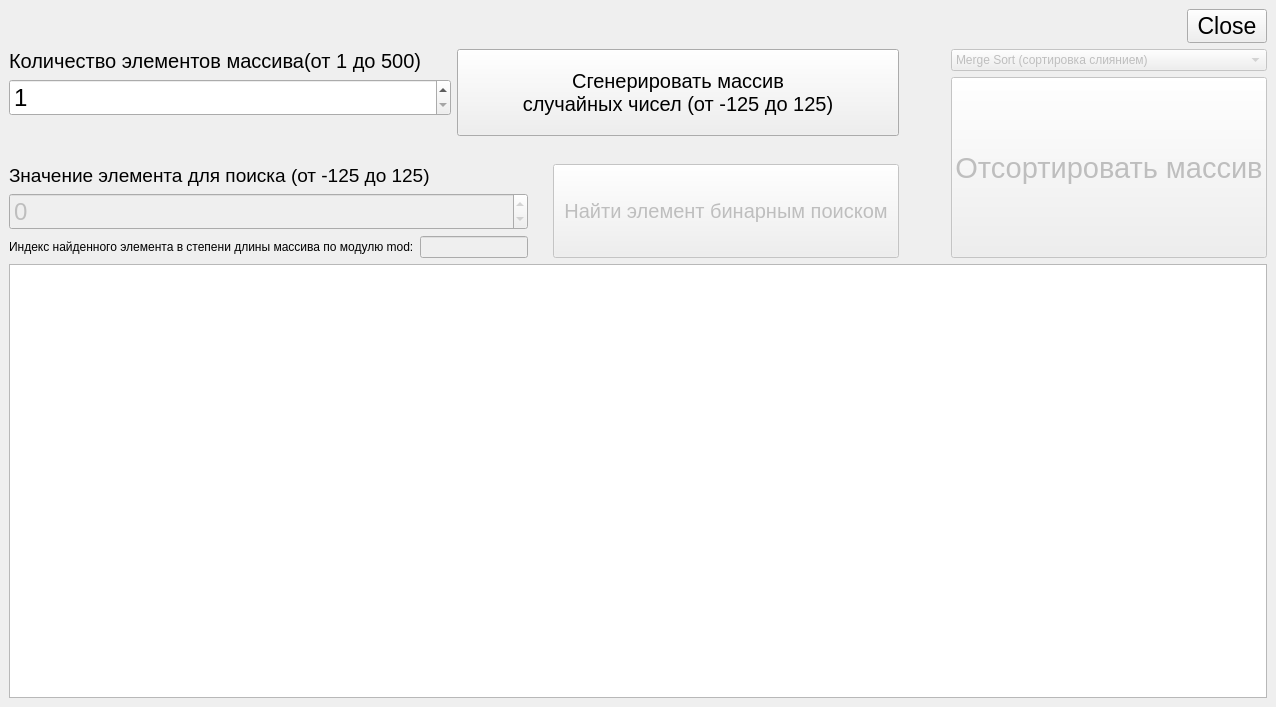
<?xml version="1.0" encoding="UTF-8"?>
<ui version="4.0">
 <class>MainWindow</class>
 <widget class="QMainWindow" name="MainWindow">
  <property name="geometry">
   <rect>
    <x>0</x>
    <y>0</y>
    <width>1276</width>
    <height>707</height>
   </rect>
  </property>
  <property name="windowTitle">
   <string>MainWindow</string>
  </property>
  <widget class="QWidget" name="centralwidget">
   <layout class="QGridLayout" name="gridLayout">
    <item row="1" column="0" rowspan="2">
     <layout class="QVBoxLayout" name="verticalLayout_6">
      <item>
       <layout class="QHBoxLayout" name="horizontalLayout">
        <property name="rightMargin">
         <number>0</number>
        </property>
        <item>
         <layout class="QVBoxLayout" name="verticalLayout_2">
          <item>
           <widget class="QLabel" name="label">
            <property name="font">
             <font>
              <pointsize>15</pointsize>
             </font>
            </property>
            <property name="text">
             <string>Количество элементов массива(от 1 до 500)</string>
            </property>
           </widget>
          </item>
          <item>
           <widget class="QSpinBox" name="spinCountIndexes">
            <property name="font">
             <font>
              <pointsize>18</pointsize>
             </font>
            </property>
            <property name="minimum">
             <number>1</number>
            </property>
            <property name="maximum">
             <number>1000</number>
            </property>
           </widget>
          </item>
          <item>
           <spacer name="verticalSpacer_2">
            <property name="orientation">
             <enum>Qt::Vertical</enum>
            </property>
            <property name="sizeType">
             <enum>QSizePolicy::Fixed</enum>
            </property>
            <property name="sizeHint" stdset="0">
             <size>
              <width>20</width>
              <height>20</height>
             </size>
            </property>
           </spacer>
          </item>
         </layout>
        </item>
        <item>
         <widget class="QPushButton" name="buttonGenerate">
          <property name="enabled">
           <bool>true</bool>
          </property>
          <property name="sizePolicy">
           <sizepolicy hsizetype="Minimum" vsizetype="Ignored">
            <horstretch>0</horstretch>
            <verstretch>0</verstretch>
           </sizepolicy>
          </property>
          <property name="font">
           <font>
            <pointsize>15</pointsize>
           </font>
          </property>
          <property name="text">
           <string>Сгенерировать массив
случайных чисел (от -125 до 125)</string>
          </property>
          <property name="icon">
           <iconset theme="view-refresh"/>
          </property>
          <property name="iconSize">
           <size>
            <width>35</width>
            <height>35</height>
           </size>
          </property>
         </widget>
        </item>
       </layout>
      </item>
      <item>
       <spacer name="verticalSpacer">
        <property name="orientation">
         <enum>Qt::Vertical</enum>
        </property>
        <property name="sizeType">
         <enum>QSizePolicy::Fixed</enum>
        </property>
        <property name="sizeHint" stdset="0">
         <size>
          <width>20</width>
          <height>15</height>
         </size>
        </property>
       </spacer>
      </item>
      <item>
       <layout class="QHBoxLayout" name="horizontalLayout_3">
        <property name="spacing">
         <number>6</number>
        </property>
        <property name="sizeConstraint">
         <enum>QLayout::SetDefaultConstraint</enum>
        </property>
        <property name="topMargin">
         <number>7</number>
        </property>
        <property name="rightMargin">
         <number>0</number>
        </property>
        <property name="bottomMargin">
         <number>0</number>
        </property>
        <item>
         <layout class="QHBoxLayout" name="horizontalLayout_5">
          <property name="rightMargin">
           <number>0</number>
          </property>
          <item>
           <layout class="QVBoxLayout" name="verticalLayout_5">
            <property name="rightMargin">
             <number>19</number>
            </property>
            <item>
             <widget class="QLabel" name="label_2">
              <property name="font">
               <font>
                <pointsize>14</pointsize>
               </font>
              </property>
              <property name="text">
               <string>Значение элемента для поиска (от -125 до 125)</string>
              </property>
             </widget>
            </item>
            <item>
             <widget class="QSpinBox" name="spinSearch">
              <property name="enabled">
               <bool>false</bool>
              </property>
              <property name="font">
               <font>
                <pointsize>18</pointsize>
               </font>
              </property>
              <property name="minimum">
               <number>-125</number>
              </property>
              <property name="maximum">
               <number>125</number>
              </property>
             </widget>
            </item>
            <item>
             <layout class="QHBoxLayout" name="horizontalLayout_4">
              <item>
               <widget class="QLabel" name="label_3">
                <property name="text">
                 <string>Индекс найденного элемента в степени длины массива по модулю mod:</string>
                </property>
               </widget>
              </item>
              <item>
               <widget class="QLineEdit" name="lineIndex">
                <property name="enabled">
                 <bool>false</bool>
                </property>
               </widget>
              </item>
             </layout>
            </item>
           </layout>
          </item>
          <item>
           <widget class="QPushButton" name="buttonBinSearch">
            <property name="enabled">
             <bool>false</bool>
            </property>
            <property name="sizePolicy">
             <sizepolicy hsizetype="Expanding" vsizetype="Preferred">
              <horstretch>0</horstretch>
              <verstretch>0</verstretch>
             </sizepolicy>
            </property>
            <property name="font">
             <font>
              <pointsize>15</pointsize>
             </font>
            </property>
            <property name="text">
             <string>Найти элемент бинарным поиском</string>
            </property>
            <property name="icon">
             <iconset theme="system-search"/>
            </property>
            <property name="iconSize">
             <size>
              <width>35</width>
              <height>35</height>
             </size>
            </property>
           </widget>
          </item>
         </layout>
        </item>
       </layout>
      </item>
     </layout>
    </item>
    <item row="1" column="2">
     <widget class="QComboBox" name="comboSorts">
      <property name="enabled">
       <bool>false</bool>
      </property>
      <item>
       <property name="text">
        <string>Merge Sort (сортировка слиянием)</string>
       </property>
      </item>
      <item>
       <property name="text">
        <string>Quick Sort (быстрая сортировка)</string>
       </property>
      </item>
      <item>
       <property name="text">
        <string>Heap Sort (сортировка кучей)</string>
       </property>
      </item>
      <item>
       <property name="text">
        <string>Interpolation Sort (интерполяционная сортировка)</string>
       </property>
      </item>
     </widget>
    </item>
    <item row="2" column="2">
     <layout class="QVBoxLayout" name="verticalLayout_3">
      <item>
       <widget class="QPushButton" name="buttonSort">
        <property name="enabled">
         <bool>false</bool>
        </property>
        <property name="sizePolicy">
         <sizepolicy hsizetype="Minimum" vsizetype="Ignored">
          <horstretch>0</horstretch>
          <verstretch>0</verstretch>
         </sizepolicy>
        </property>
        <property name="font">
         <font>
          <pointsize>22</pointsize>
         </font>
        </property>
        <property name="text">
         <string>Отсортировать массив</string>
        </property>
        <property name="icon">
         <iconset theme="emblem-symbolic-link"/>
        </property>
        <property name="iconSize">
         <size>
          <width>30</width>
          <height>30</height>
         </size>
        </property>
       </widget>
      </item>
     </layout>
    </item>
    <item row="3" column="0" colspan="3">
     <layout class="QVBoxLayout" name="verticalLayout_4">
      <item>
       <widget class="QGraphicsView" name="graphicsView"/>
      </item>
     </layout>
    </item>
    <item row="0" column="0" colspan="3">
     <layout class="QHBoxLayout" name="horizontalLayout_2">
      <item>
       <spacer name="horizontalSpacer">
        <property name="orientation">
         <enum>Qt::Horizontal</enum>
        </property>
        <property name="sizeHint" stdset="0">
         <size>
          <width>40</width>
          <height>20</height>
         </size>
        </property>
       </spacer>
      </item>
      <item>
       <widget class="QPushButton" name="buttonClose">
        <property name="font">
         <font>
          <family>Ubuntu</family>
          <pointsize>17</pointsize>
         </font>
        </property>
        <property name="text">
         <string>Close</string>
        </property>
        <property name="icon">
         <iconset theme="application-exit"/>
        </property>
        <property name="iconSize">
         <size>
          <width>20</width>
          <height>20</height>
         </size>
        </property>
       </widget>
      </item>
     </layout>
    </item>
    <item row="2" column="1">
     <spacer name="horizontalSpacer_2">
      <property name="orientation">
       <enum>Qt::Horizontal</enum>
      </property>
      <property name="sizeType">
       <enum>QSizePolicy::Fixed</enum>
      </property>
      <property name="sizeHint" stdset="0">
       <size>
        <width>40</width>
        <height>20</height>
       </size>
      </property>
     </spacer>
    </item>
   </layout>
  </widget>
  <widget class="QMenuBar" name="menubar">
   <property name="geometry">
    <rect>
     <x>0</x>
     <y>0</y>
     <width>1276</width>
     <height>22</height>
    </rect>
   </property>
  </widget>
 </widget>
 <resources/>
 <connections/>
</ui>
